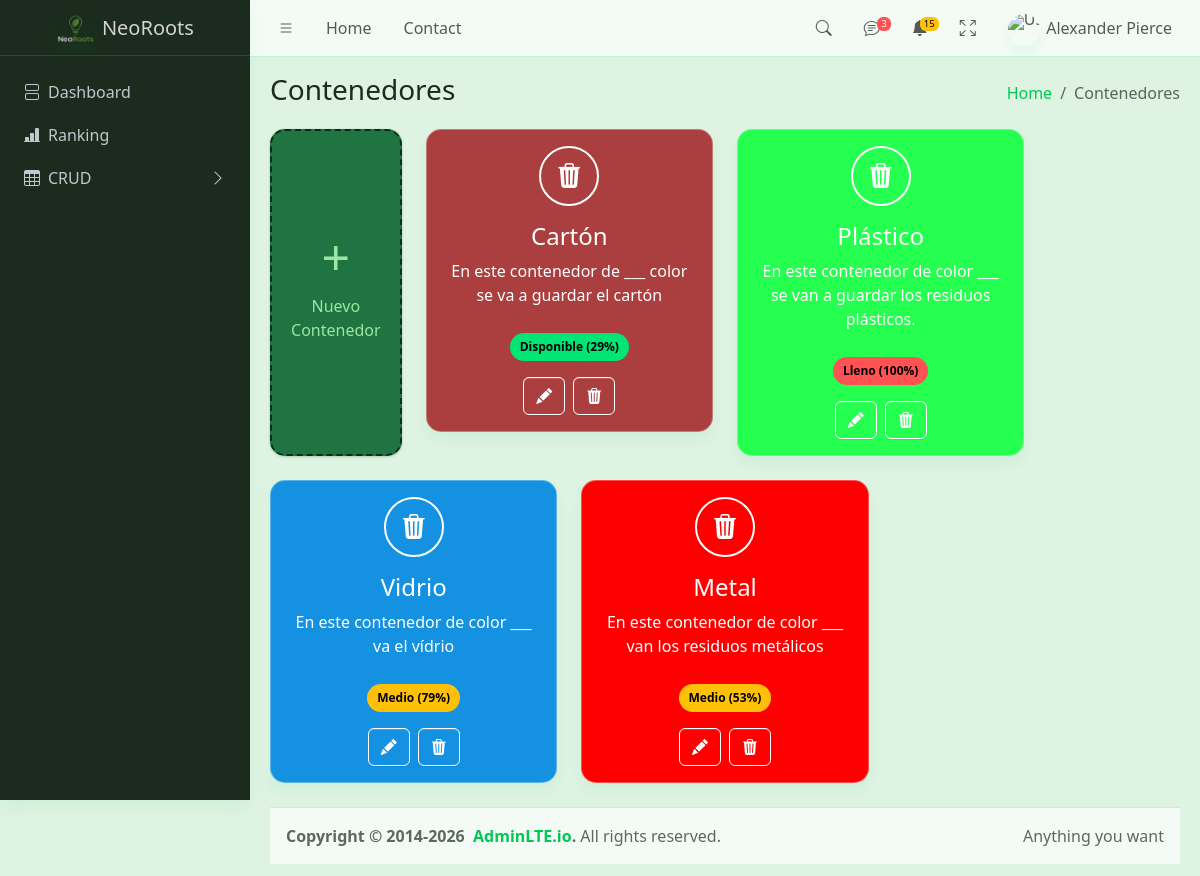
The app's page /NeoRoots/Dashboard/dist/contenedores.php with its own data.
### tables this page shows
CREATE TABLE `containers` (
  `container_id` int(11) NOT NULL,
  `colour` varchar(7) NOT NULL,
  `waste_type` varchar(255) NOT NULL,
  `description` text NOT NULL
);

### NeoRoots/Dashboard/dist/contenedores.php (the view, shortened to what this page needs)
<!doctype html>
<html lang="en">
  <head>
    <link
      rel="stylesheet"
      href="https://cdn.jsdelivr.net/npm/@fontsource/source-sans-3@5.0.12/index.css"
      media="print"
      onload="this.media = 'all'"
    />
    <link
      rel="stylesheet"
      href="https://cdn.jsdelivr.net/npm/overlayscrollbars@2.11.0/styles/overlayscrollbars.min.css"
    />
    <link
      rel="stylesheet"
      href="https://cdn.jsdelivr.net/npm/bootstrap-icons@1.13.1/font/bootstrap-icons.min.css"
    />
    <link rel="stylesheet" href="./css/adminlte.css" />
    <link
      rel="stylesheet"
      href="https://cdn.jsdelivr.net/npm/apexcharts@3.37.1/dist/apexcharts.css"
    />
    <link
      rel="stylesheet"
      href="https://cdn.jsdelivr.net/npm/jsvectormap@1.5.3/dist/css/jsvectormap.min.css"
    />
  </head>
  <body class="layout-fixed sidebar-expand-lg bg-body-tertiary">
    <div class="app-wrapper">
      <nav class="app-header navbar navbar-expand bg-body">
        <div class="container-fluid">
          <ul class="navbar-nav">
            <li class="nav-item">
              <a class="nav-link" data-lte-toggle="sidebar" href="#" role="button">
                <i class="bi bi-list"></i>
              </a>
            </li>
            <li class="nav-item d-none d-md-block">
              <a href="#" class="nav-link">Home</a>
            </li>
            <li class="nav-item d-none d-md-block">
              <a href="#" class="nav-link">Contact</a>
            </li>
          </ul>
          <ul class="navbar-nav ms-auto">
            <li class="nav-item">
              <a class="nav-link" data-widget="navbar-search" href="#" role="button">
                <i class="bi bi-search"></i>
              </a>
            </li>
            <li class="nav-item dropdown">
              <a class="nav-link" data-bs-toggle="dropdown" href="#">
                <i class="bi bi-chat-text"></i>
                <span class="navbar-badge badge text-bg-danger">3</span>
              </a>
            </li>
            <li class="nav-item dropdown">
              <a class="nav-link" data-bs-toggle="dropdown" href="#">
                <i class="bi bi-bell-fill"></i>
                <span class="navbar-badge badge text-bg-warning">15</span>
              </a>
            </li>
            <li class="nav-item">
              <a class="nav-link" href="#" data-lte-toggle="fullscreen">
                <i data-lte-icon="maximize" class="bi bi-arrows-fullscreen"></i>
              </a>
            </li>
            <li class="nav-item dropdown user-menu">
              <a href="#" class="nav-link dropdown-toggle" data-bs-toggle="dropdown">
                <img
                  src="../assets/img/user2-160x160.jpg"
                  class="user-image rounded-circle shadow"
                  alt="User Image"
                />
                <span class="d-none d-md-inline">Alexander Pierce</span>
              </a>
            </li>
          </ul>
        </div>
      </nav>
      <aside class="app-sidebar bg-body-secondary shadow" data-bs-theme="dark">
        <div class="sidebar-brand">
          <a href="index.php" class="brand-link">
            <img
              src="../../ASSETS/Logos/LogoProyecto.png"
              alt="AdminLTE Logo"
              class="brand-image opacity-75 shadow"
            />
            <span class="brand-text fw-light">NeoRoots</span>
          </a>
        </div>
        <div class="sidebar-wrapper">
          <nav class="mt-2">
            <ul
              class="nav sidebar-menu flex-column"
              data-lte-toggle="treeview"
              role="navigation"
              aria-label="Main navigation"
              data-accordion="false"
              id="navigation"
            >
            <li class="nav-item">
                <a href="index.php" class="nav-link">
                  <i class="bi bi-view-stacked"></i>
                  <p>Dashboard</p>
                </a>
              </li>
              <li class="nav-item">
                <a href="ranking.php" class="nav-link">
                  <i class="bi bi-bar-chart-line-fill"></i>
                  <p>Ranking</p>
                </a>
              </li>
              <li class="nav-item">
                <a href="#" class="nav-link">
                  <i class="bi bi-table"></i>
                  <p>
                    CRUD
                  </p>
                </a>
              </li>
          </nav>
        </div>
      </aside>
      <main class="app-main">
        <div class="app-content-header">
          <div class="container-fluid">
            <div class="row">
              <div class="col-sm-6">
                <h3 class="mb-0">Contenedores</h3>
              </div>
              <div class="col-sm-6">
                <ol class="breadcrumb float-sm-end">
                  <li class="breadcrumb-item"><a href="#">Home</a></li>
                  <li class="breadcrumb-item active" aria-current="page">Contenedores</li>
                </ol>
              </div>
            </div>
          </div>
        </div>
        <div class="app-content">
          <div class="container-fluid">
            <div class="row">
<?php
include './php/db.php';
$result = $conn->query("SELECT * FROM containers");
?>
<?php if($result->num_rows > 0): ?>
<div class="col-md-2 mb-4">
  <div class="card text-center p-2 h-100 d-flex justify-content-center align-items-center" style="
    background: rgb(31, 116, 65);
    border: 2px dashed rgb(0, 51, 21);
    border-radius: 15px;
    cursor: pointer;
    min-height: 140px;
  " data-bs-toggle="modal" data-bs-target="#modalCrear">
    <div>
      <h1 style="font-size:50px; color:#9be7a1;">+</h1>
      <p style="color:#9be7a1;">Nuevo Contenedor</p>
    </div>
  </div>
</div>
<?php while($row = $result->fetch_assoc()):
$bg = $row['colour'];
$hex = str_replace('#', '', $bg);
$r = hexdec(substr($hex, 0, 2));
$g = hexdec(substr($hex, 2, 2));
$b = hexdec(substr($hex, 4, 2));
$luminancia = (0.299 * $r + 0.587 * $g + 0.114 * $b);
$textColor = ($luminancia > 186) ? '#000000' : '#FFFFFF';
$borderColor = ($luminancia > 186) ? 'rgba(0,0,0,0.3)' : 'rgba(255,255,255,0.3)';
$nivel = rand(10, 100);
if($nivel < 40){
  $estado = "Disponible";
  $estadoColor = "#00e676";
} elseif($nivel < 80){
  $estado = "Medio";
  $estadoColor = "#ffc107";
} else {
  $estado = "Lleno";
  $estadoColor = "#ff5252";
}
?>
<div class="col-md-4 mb-4">
  <div class="card shadow" style="
    background: <?= $bg ?>;
    color: <?= $textColor ?>;
    border-radius: 15px;
    border: 1px solid <?= $borderColor ?>;
  ">
    <div class="card-body text-center">
      <div style="
        width:60px;
        height:60px;
        border-radius:50%;
        margin:auto;
        background: <?= $bg ?>;
        border:2px solid <?= $textColor ?>;
        display:flex;
        align-items:center;
        justify-content:center;
        color: <?= $textColor ?>;
        font-size:25px;
      ">
        <i class="bi bi-trash3-fill"></i>
      </div>
      <h4 class="mt-3" style="color: <?= $textColor ?>;">
        <?= $row['waste_type'] ?>
      </h4>
      <p style="color: <?= $textColor ?>;">
        <?= $row['description'] ?>
      </p>
      <div style="
        margin-top:10px;
        padding:5px 10px;
        border-radius:20px;
        display:inline-block;
        background: <?= $estadoColor ?>;
        color:#000;
        font-size:12px;
        font-weight:bold;
      ">
        <?= $estado ?> (<?= $nivel ?>%)
      </div>
      <div class="mt-3 d-flex justify-content-center gap-2">
        <button
          class="btn btnEditar"
          data-id="<?= $row['container_id'] ?>"
          data-colour="<?= $row['colour'] ?>"
          data-type="<?= $row['waste_type'] ?>"
          data-desc="<?= $row['description'] ?>"
          data-bs-toggle="modal"
          data-bs-target="#modalEditar"
          style="
            background: transparent;
            color: <?= $textColor ?>;
            border: 1px solid <?= $textColor ?>;
          ">
          <i class="bi bi-pencil-fill"></i>
        </button>
        <button
          class="btn"
          data-id="<?= $row['container_id'] ?>"
          data-bs-toggle="modal"
          data-bs-target="#modalEliminar"
          style="
            background: transparent;
            color: <?= $textColor ?>;
            border: 1px solid <?= $textColor ?>;
          ">
          <i class="bi bi-trash3-fill"></i>
        </button>
      </div>
    </div>
  </div>
</div>
<?php endwhile; ?>
<?php endif; ?>
</div>
      <footer class="app-footer">
        <div class="float-end d-none d-sm-inline">Anything you want</div>
        <strong>
          Copyright &copy; 2014-2026&nbsp;
          <a href="https://adminlte.io" class="text-decoration-none">AdminLTE.io</a>.
        </strong>
        All rights reserved.
      </footer>
    </div>
  </body>
</html>

### records on screen
containers: waste_type "Cartón", description "En este contenedor de ___ color se va a guardar el cartón", estado "Disponible"
containers: waste_type "Plástico", description "En este contenedor de color ___ se van a guardar los residuos plásticos.", estado "Lleno"
containers: waste_type "Vidrio", description "En este contenedor de color ___ va el vídrio", estado "Medio"
containers: waste_type "Metal", description "En este contenedor de color ___ van los residuos metálicos", estado "Medio"
